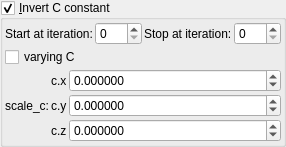
    <widget class="MyGroupBox" name="groupCheck_transf_function_enabledCx_false">
     <property name="toolTip">
      <string>&lt;html&gt;&lt;head/&gt;&lt;body&gt;&lt;p&gt;Cpixel is CVector3 c = ( c.x, c.y, c.z). It is each original point (pixel) in 3D space where the iteration starts from, ( c = original z for each point .) It is commonly found in formula structures z = f(z) + c.&lt;/p&gt;&lt;p&gt;The Cpixel multiplier effectively scales this point &amp;quot;c&amp;quot;.&lt;/p&gt;&lt;p&gt;This transform allows the swapping of the order of the &amp;quot;CVector3 c&amp;quot; components before being multiplied by &amp;quot;CVector3 z&amp;quot; components.&lt;/p&gt;&lt;/body&gt;&lt;/html&gt;</string>
     </property>
     <property name="title">
      <string>&amp;Invert C constant</string>
     </property>
     <property name="checkable">
      <bool>true</bool>
     </property>
     <layout class="QVBoxLayout" name="verticalLayout_51">
      <property name="spacing">
       <number>2</number>
      </property>
      <property name="leftMargin">
       <number>2</number>
      </property>
      <property name="topMargin">
       <number>2</number>
      </property>
      <property name="rightMargin">
       <number>2</number>
      </property>
      <property name="bottomMargin">
       <number>2</number>
      </property>
      <item>
       <layout class="QGridLayout" name="gridLayout_3" columnstretch="0,1,0,1">
        <item row="0" column="1">
         <widget class="MySpinBox" name="spinboxInt_transf_start_iterations_F">
          <property name="sizePolicy">
           <sizepolicy hsizetype="Minimum" vsizetype="Maximum">
            <horstretch>0</horstretch>
            <verstretch>0</verstretch>
           </sizepolicy>
          </property>
          <property name="minimum">
           <number>0</number>
          </property>
          <property name="maximum">
           <number>999</number>
          </property>
          <property name="value">
           <number>0</number>
          </property>
         </widget>
        </item>
        <item row="0" column="2">
         <widget class="QLabel" name="label_54">
          <property name="text">
           <string>Stop at iteration:</string>
          </property>
         </widget>
        </item>
        <item row="0" column="3">
         <widget class="MySpinBox" name="spinboxInt_transf_stop_iterations_F">
          <property name="sizePolicy">
           <sizepolicy hsizetype="Preferred" vsizetype="Maximum">
            <horstretch>0</horstretch>
            <verstretch>0</verstretch>
           </sizepolicy>
          </property>
          <property name="maximum">
           <number>999</number>
          </property>
         </widget>
        </item>
        <item row="0" column="0">
         <widget class="QLabel" name="label_75">
          <property name="text">
           <string>Start at iteration:</string>
          </property>
         </widget>
        </item>
       </layout>
      </item>
      <item>
       <widget class="QCheckBox" name="checkBox_transf_function_enabledCy_false">
        <property name="text">
         <string notr="true">varying C</string>
        </property>
       </widget>
      </item>
      <item>
       <layout class="QGridLayout" name="gridLayout_64" columnstretch="0,0,0,1">
        <property name="spacing">
         <number>2</number>
        </property>
        <item row="1" column="3">
         <widget class="MyDoubleSpinBox" name="spinbox3_transf_scale3D_111_x">
          <property name="sizePolicy">
           <sizepolicy hsizetype="Minimum" vsizetype="Maximum">
            <horstretch>0</horstretch>
            <verstretch>0</verstretch>
           </sizepolicy>
          </property>
          <property name="prefix">
           <string/>
          </property>
          <property name="decimals">
           <number>6</number>
          </property>
          <property name="minimum">
           <double>-99.989999999999995</double>
          </property>
          <property name="singleStep">
           <double>0.100000000000000</double>
          </property>
         </widget>
        </item>
        <item row="1" column="2">
         <widget class="QLabel" name="label_127">
          <property name="text">
           <string notr="true">c.x</string>
          </property>
         </widget>
        </item>
        <item row="2" column="2">
         <widget class="QLabel" name="label_128">
          <property name="text">
           <string notr="true">c.y</string>
          </property>
         </widget>
        </item>
        <item row="3" column="2">
         <widget class="QLabel" name="label_129">
          <property name="text">
           <string notr="true">c.z</string>
          </property>
         </widget>
        </item>
        <item row="2" column="3">
         <widget class="MyDoubleSpinBox" name="spinbox3_transf_scale3D_111_y">
          <property name="sizePolicy">
           <sizepolicy hsizetype="Minimum" vsizetype="Maximum">
            <horstretch>0</horstretch>
            <verstretch>0</verstretch>
           </sizepolicy>
          </property>
          <property name="decimals">
           <number>6</number>
          </property>
          <property name="minimum">
           <double>-99.989999999999995</double>
          </property>
          <property name="maximum">
           <double>99.989999999999995</double>
          </property>
          <property name="singleStep">
           <double>0.100000000000000</double>
          </property>
         </widget>
        </item>
        <item row="3" column="3">
         <widget class="MyDoubleSpinBox" name="spinbox3_transf_scale3D_111_z">
          <property name="sizePolicy">
           <sizepolicy hsizetype="Minimum" vsizetype="Maximum">
            <horstretch>0</horstretch>
            <verstretch>0</verstretch>
           </sizepolicy>
          </property>
          <property name="decimals">
           <number>6</number>
          </property>
          <property name="minimum">
           <double>-99.989999999999995</double>
          </property>
          <property name="maximum">
           <double>99.989999999999995</double>
          </property>
          <property name="singleStep">
           <double>0.100000000000000</double>
          </property>
         </widget>
        </item>
        <item row="2" column="1">
         <widget class="QLabel" name="label_260">
          <property name="text">
           <string>scale_c:</string>
          </property>
         </widget>
        </item>
       </layout>
      </item>
     </layout>
    </widget>
